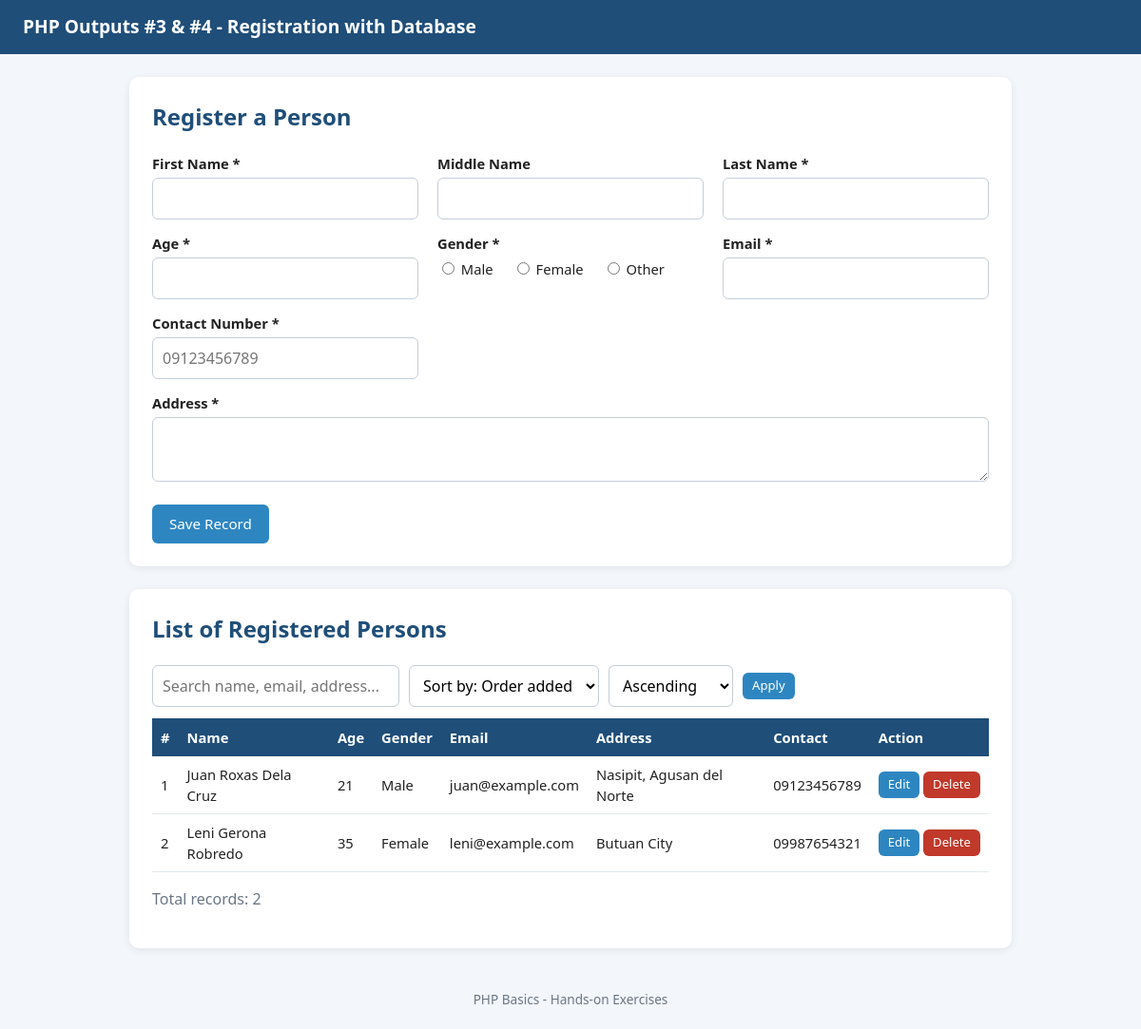
The app's page /output3_4/index.php with its own data.
### tables this page shows
CREATE TABLE IF NOT EXISTS persons (
  id          INT UNSIGNED NOT NULL AUTO_INCREMENT,
  first_name  VARCHAR(50)  NOT NULL,
  middle_name VARCHAR(50)  DEFAULT NULL,
  last_name   VARCHAR(50)  NOT NULL,
  age         TINYINT UNSIGNED NOT NULL,
  gender      ENUM('Male','Female','Other') NOT NULL,
  email       VARCHAR(100) NOT NULL,
  address     VARCHAR(255) NOT NULL,
  contact     VARCHAR(15)  NOT NULL,
  created_at  TIMESTAMP NOT NULL DEFAULT CURRENT_TIMESTAMP,
  PRIMARY KEY (id)
);

### output3_4/index.php (the view, shortened to what this page needs)
<?php
require __DIR__ . '/db.php';
function e($v) { return htmlspecialchars((string)$v, ENT_QUOTES, 'UTF-8'); }
$blank = ['first_name'=>'','middle_name'=>'','last_name'=>'','age'=>'','gender'=>'','email'=>'','address'=>'','contact'=>''];
$fields = $blank;
$errors = [];
$editId = null;
$search = trim($_GET['q'] ?? '');
$sortCols = ['id'=>'id','first_name'=>'first_name','last_name'=>'last_name','age'=>'age','created_at'=>'created_at'];
$sort = $sortCols[$_GET['sort'] ?? ''] ?? 'id';
$dir  = (($_GET['dir'] ?? 'asc') === 'desc') ? 'DESC' : 'ASC';
$sql = 'SELECT * FROM persons';
$params = [];
$sql .= " ORDER BY $sort $dir";
$stmt = $pdo->prepare($sql);
$stmt->execute($params);
$persons = $stmt->fetchAll();
function err($errors, $k) { return isset($errors[$k]) ? '<span class="err">' . e($errors[$k]) . '</span>' : ''; }
function cls($errors, $k) { return isset($errors[$k]) ? 'has-error' : ''; }
?>
<!DOCTYPE html>
<html lang="en">
<head>
  <link rel="stylesheet" href="../assets/style.css">
</head>
<body>
<header class="site"><h1>PHP Outputs #3 &amp; #4 - Registration with Database</h1></header>
<main>
  <div class="card">
    <h2><?= $editId ? 'Edit Record' : 'Register a Person' ?></h2>
    <form method="post" novalidate>
      <div class="grid">
        <div class="<?= cls($errors,'first_name') ?>"><label for="first_name">First Name *</label>
          <input type="text" id="first_name" name="first_name" value="<?= e($fields['first_name']) ?>" maxlength="50" required><?= err($errors,'first_name') ?></div>
        <div class="<?= cls($errors,'middle_name') ?>"><label for="middle_name">Middle Name</label>
          <input type="text" id="middle_name" name="middle_name" value="<?= e($fields['middle_name']) ?>" maxlength="50"><?= err($errors,'middle_name') ?></div>
        <div class="<?= cls($errors,'last_name') ?>"><label for="last_name">Last Name *</label>
          <input type="text" id="last_name" name="last_name" value="<?= e($fields['last_name']) ?>" maxlength="50" required><?= err($errors,'last_name') ?></div>
        <div class="<?= cls($errors,'age') ?>"><label for="age">Age *</label>
          <input type="number" id="age" name="age" min="1" max="120" value="<?= e($fields['age']) ?>" required><?= err($errors,'age') ?></div>
        <div class="<?= cls($errors,'gender') ?>"><label>Gender *</label>
          <div class="radio-group">
            <?php foreach (['Male','Female','Other'] as $g): ?>
              <label><input type="radio" name="gender" value="<?= $g ?>" <?= $fields['gender'] === $g ? 'checked' : '' ?>> <?= $g ?></label>
            <?php endforeach; ?>
          </div><?= err($errors,'gender') ?></div>
        <div class="<?= cls($errors,'email') ?>"><label for="email">Email *</label>
          <input type="email" id="email" name="email" value="<?= e($fields['email']) ?>" required><?= err($errors,'email') ?></div>
        <div class="<?= cls($errors,'contact') ?>"><label for="contact">Contact Number *</label>
          <input type="tel" id="contact" name="contact" placeholder="09123456789" value="<?= e($fields['contact']) ?>" required><?= err($errors,'contact') ?></div>
        <div class="full <?= cls($errors,'address') ?>"><label for="address">Address *</label>
          <textarea id="address" name="address" rows="2" required><?= e($fields['address']) ?></textarea><?= err($errors,'address') ?></div>
      </div>
      <div class="actions">
        <button class="btn" type="submit"><?= $editId ? 'Update' : 'Save Record' ?></button>
      </div>
    </form>
  </div>
  <div class="card">
    <h2>List of Registered Persons</h2>
    <form method="get" class="toolbar">
      <input type="text" name="q" placeholder="Search name, email, address..." value="<?= e($search) ?>">
      <select name="sort">
        <option value="id" <?= $sort==='id'?'selected':'' ?>>Sort by: Order added</option>
      </select>
      <select name="dir">
        <option value="asc" <?= $dir==='ASC'?'selected':'' ?>>Ascending</option>
      </select>
      <button class="btn sm" type="submit">Apply</button>
    </form>
    <?php if (!$persons): ?>
      <p class="muted">No records found.</p>
    <?php else: ?>
    <div class="table-wrap">
      <table class="data">
        <thead><tr>
          <th>#</th><th>Name</th><th>Age</th><th>Gender</th><th>Email</th><th>Address</th><th>Contact</th><th>Action</th>
        </tr></thead>
        <tbody>
        <?php foreach ($persons as $i => $p): ?>
          <tr>
            <td><?= $i + 1 ?></td>
            <td><?= e(trim($p['first_name'] . ' ' . $p['middle_name'] . ' ' . $p['last_name'])) ?></td>
            <td><?= (int)$p['age'] ?></td>
            <td><?= e($p['gender']) ?></td>
            <td><?= e($p['email']) ?></td>
            <td><?= e($p['address']) ?></td>
            <td><?= e($p['contact']) ?></td>
            <td style="white-space:nowrap">
              <a class="btn sm" href="?edit=<?= (int)$p['id'] ?>">Edit</a>
              <form method="post" style="display:inline" onsubmit="return confirm('Delete this record?');">
                <button class="btn sm danger" type="submit">Delete</button>
              </form>
            </td>
          </tr>
        <?php endforeach; ?>
        </tbody>
      </table>
    </div>
    <p class="muted">Total records: <?= count($persons) ?></p>
    <?php endif; ?>
  </div>
</main>
<footer class="site">PHP Basics - Hands-on Exercises</footer>
</body>
</html>

### assets/style.css (style rules this page uses)
:root { --primary:#1f4e79; --accent:#2e86c1; --bg:#f3f6fa; --card:#fff; --text:#222; --muted:#6b7785; --danger:#c0392b; --ok:#1e8449; }
* { box-sizing:border-box; }
body { margin:0; font-family:"Segoe UI",Arial,sans-serif; background:var(--bg); color:var(--text); line-height:1.5; }
header.site { background:var(--primary); color:#fff; padding:14px 24px; display:flex; flex-wrap:wrap; align-items:center; justify-content:space-between; gap:10px; }
header.site h1 { margin:0; font-size:1.2rem; }
main { max-width:960px; margin:24px auto; padding:0 16px; }
.card { background:var(--card); border-radius:10px; padding:24px; margin-bottom:24px; box-shadow:0 2px 8px rgba(0,0,0,.08); }
.card h2 { margin-top:0; color:var(--primary); }
.grid { display:grid; grid-template-columns:repeat(auto-fit,minmax(240px,1fr)); gap:14px 20px; }
.full { grid-column:1/-1; }
label { display:block; font-weight:600; margin-bottom:4px; font-size:.92rem; }
input[type=text], input[type=email], input[type=tel], input[type=number], input[type=password], select, textarea { width:100%; padding:9px 10px; border:1px solid #c5ced8; border-radius:6px; font:inherit; background:#fff; }
.radio-group label { display:inline-block; font-weight:400; margin-right:16px; }
.btn { display:inline-block; background:var(--accent); color:#fff; border:0; padding:9px 18px; border-radius:6px; cursor:pointer; text-decoration:none; font:inherit; font-size:.95rem; }
.btn.danger { background:var(--danger); }
.btn.sm { padding:4px 10px; font-size:.82rem; }
.actions { margin-top:18px; display:flex; gap:10px; flex-wrap:wrap; }
table.data { width:100%; border-collapse:collapse; font-size:.92rem; }
table.data th { background:var(--primary); color:#fff; text-align:left; padding:9px; }
table.data td { padding:8px 9px; border-bottom:1px solid #e3e8ee; }
.table-wrap { overflow-x:auto; }
.toolbar { display:flex; flex-wrap:wrap; gap:10px; margin-bottom:12px; align-items:center; }
.toolbar input[type=text] { max-width:260px; }
.toolbar select { width:auto; }
.muted { color:var(--muted); }
footer.site { text-align:center; color:var(--muted); padding:20px; font-size:.85rem; }

### records on screen
persons: first_name+middle_name+last_name "Juan Roxas Dela Cruz", age "21", gender "Male", email "juan@example.com", address "Nasipit, Agusan del Norte", contact "09123456789"
persons: first_name+middle_name+last_name "Leni Gerona Robredo", age "35", gender "Female", email "leni@example.com", address "Butuan City", contact "09987654321"

### other values on screen
$g "Male"
$g "Female"
$g "Other"
count($persons) "2"
